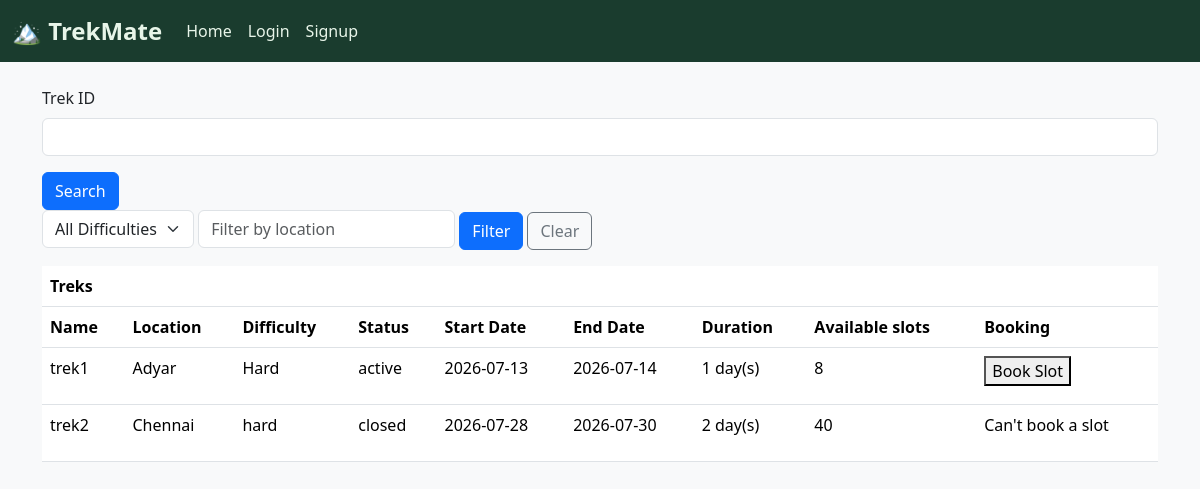
The app's page /user (signed in), older data.
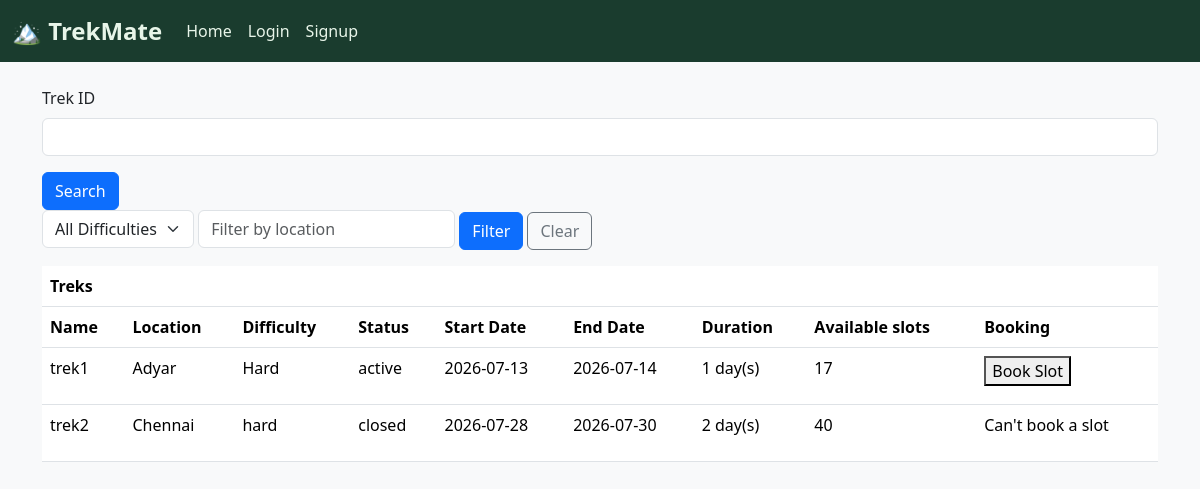
The same page, newer data.
### app.py (models this page shows, shortened)
class treks(db.Model):
    _id = db.Column("id", db.Integer, primary_key = True)
    name = db.Column("name", db.String(100), nullable = False)
    location = db.Column("location", db.String(100), nullable = False)
    difficulty = db.Column("difficulty", db.String(100))
    status = db.Column("status", db.String(100), default="open")                #active, closed, completed
    start_date = db.Column("start_date", db.Date)
    end_date = db.Column("end_date", db.Date)
    duration = db.Column("duration", db.Integer)
    total_slots = db.Column("total_slots", db.Integer)
    available_slots = db.Column("available_slots", db.Integer)
    assigned_staff_id = db.Column("assigned_staff_id", db.Integer, db.ForeignKey('staffs.id'))

### app.py (the view)
@app.route("/user")
def user_dashboard():
    if "user" in session:
        all_treks = treks.query.all()
        user_bookings = bookings.query.filter_by(user_id=session["user"], status="booked").all()
        booked_trek_ids = [i.trek_id for i in user_bookings]
        return render_template("user.html", all_treks=all_treks, booked_trek_ids=booked_trek_ids)
    else:
        return redirect(url_for("login"))

### templates/user.html (shortened to what this page needs)
{% extends "base.html" %}
{% block content %}
        <div>
            <form action="{{ url_for('user_search') }}" method="POST">
                <div class="mb-3">
                    <label for="id" class="form-label">Trek ID</label>
                    <input type="number" class="form-control" id="id" name="id" required>
                </div>
                <button type="submit" class="btn btn-primary">Search</button>
            </form>
        </div>
        <form method="GET" action="{{ url_for('user_dashboard') }}" class="mb-3">
            <select name="difficulty" class="form-select" style="display:inline-block; width:auto;">
                <option value="">All Difficulties</option>
            </select>
            <input type="text" name="location" class="form-control" style="display:inline-block; width:auto;"
                placeholder="Filter by location" value="{{ selected_location or '' }}">
            <button type="submit" class="btn btn-primary">Filter</button>
            <a href="{{ url_for('user_dashboard') }}" class="btn btn-outline-secondary">Clear</a>
        </form>
        {% if all_treks %}
        <table class="table">
            <th colspan="10">Treks</th>
            <tr>
                <th>Name</th>
                <th>Location</th>
                <th>Difficulty</th>
                <th>Status</th>
                <th>Start Date</th>
                <th>End Date</th>
                <th>Duration</th>
                <th>Available slots</th>
                <th>Booking</th>
            </tr>
            {% for trek in all_treks %}
                <tr>
                    <td><p>{{ trek.name }}</p></td>
                    <td><p>{{ trek.location }}</p></td>
                    <td><p>{{ trek.difficulty }}</p></td>
                    <td><p>{{ trek.status }}</p></td>
                    <td><p>{{ trek.start_date }}</p></td>
                    <td><p>{{ trek.end_date }}</p></td>
                    <td><p>{{ trek.duration }} day(s)</p></td>
                    <td><p>{{ trek.available_slots }}</p></td>
                    {% if trek._id in booked_trek_ids %}
                        <td>
                            <p>Already booked</p>
                            <form method="POST" action="{{ url_for('trek_cancelling', trek_id=trek._id) }}">
                                <button type="submit">Cancel</button>
                            </form>
                        </td>
                    {% elif trek.status == 'closed' %}
                        <td><p>Can't book a slot</p></td>
                    {% elif trek.available_slots <= 0 %}
                        <td><p>No slots left</p></td>
                    {% elif trek.status == 'completed' %}
                        <td><p>Trek is completed</p></td>
                    {% elif trek.status == 'active' %}
                        <td>
                            <form method="POST" action="{{ url_for('trek_booking', trek_id=trek._id) }}">
                                <button type="submit">Book Slot</button>
                            </form>
                        </td>
                    {% endif %}
                </tr>
            {% endfor %}
        </table>
    {% endif %}
{% endblock %}

Row changes from the older to the newer data that the page shows:
changed treks "trek1": available_slots "8" → "17"
